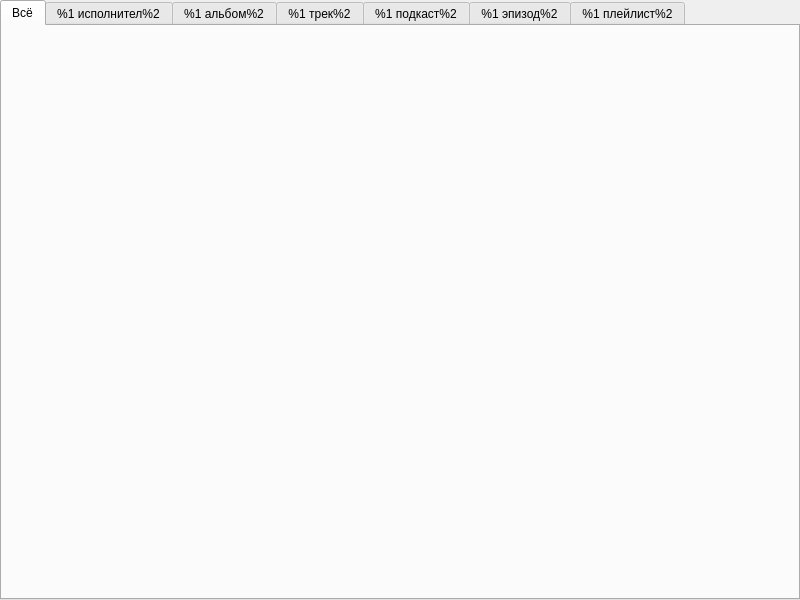
<?xml version="1.0" encoding="UTF-8"?>
<ui version="4.0">
 <class>SearchPage</class>
 <widget class="QTabWidget" name="SearchPage">
  <property name="geometry">
   <rect>
    <x>0</x>
    <y>0</y>
    <width>800</width>
    <height>600</height>
   </rect>
  </property>
  <property name="windowTitle">
   <string>TabWidget</string>
  </property>
  <property name="currentIndex">
   <number>0</number>
  </property>
  <property name="tabBarAutoHide">
   <bool>true</bool>
  </property>
  <widget class="QWidget" name="allTab">
   <attribute name="title">
    <string>Всё</string>
   </attribute>
  </widget>
  <widget class="QWidget" name="artistTab">
   <attribute name="title">
    <string>%1 исполнител%2</string>
   </attribute>
  </widget>
  <widget class="QWidget" name="albumTab">
   <attribute name="title">
    <string>%1 альбом%2</string>
   </attribute>
  </widget>
  <widget class="QWidget" name="trackTab">
   <attribute name="title">
    <string>%1 трек%2</string>
   </attribute>
  </widget>
  <widget class="QWidget" name="podcastTab">
   <attribute name="title">
    <string>%1 подкаст%2</string>
   </attribute>
  </widget>
  <widget class="QWidget" name="episodeTab">
   <attribute name="title">
    <string>%1 эпизод%2</string>
   </attribute>
  </widget>
  <widget class="QWidget" name="playlistTab">
   <attribute name="title">
    <string>%1 плейлист%2</string>
   </attribute>
  </widget>
 </widget>
 <resources/>
 <connections/>
</ui>
